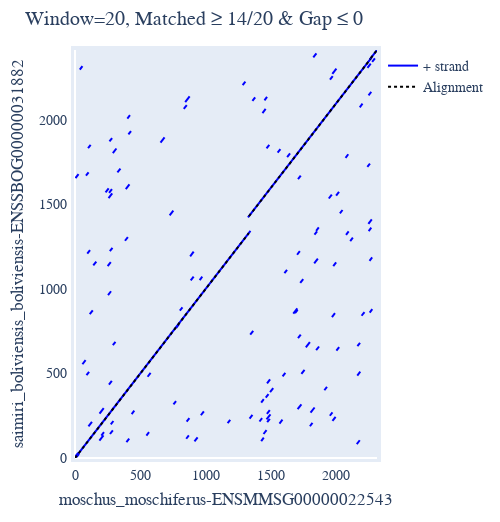

The cell this chart's notebook holds for it:
### Code cell
mafft_seqs_aligned.dotplot(name1 = 'moschus_moschiferus-ENSMMSG00000022543', name2 = 'saimiri_boliviensis_boliviensis-ENSSBOG00000031882')

### Figure 1 — Plotly figure (JSON) as saved in the notebook; plotly's stock layout.template omitted (floating-point values rounded to 4 significant figures; data arrays with more than 128 entries replaced by an {"elided": "..."} marker saying what was removed)
{"data": [{"line": {"color": "blue"}, "mode": "lines", "name": "+ strand", "showlegend": true, "type": "scatter", "x": {"elided": "356 int values"}, "xaxis": "x", "y": {"elided": "356 int values"}, "yaxis": "y"}, {"line": {"color": "black", "dash": "dot"}, "mode": "lines", "name": "Alignment", "showlegend": true, "type": "scatter", "x": [0.2, 1331.0, null, 1332.0, 2264.0, null, 2265.0, 2312.0], "xaxis": "x", "y": [0, 1331, null, 1431, 2363, null, 2367, 2414], "yaxis": "y"}], "layout": {"autosize": false, "font": {"family": "Balto", "size": 14}, "height": 522.0, "hovermode": "closest", "margin": {"b": 50, "l": 50, "pad": 4, "r": 50, "t": 50}, "showlegend": true, "title": {"text": "Window=20, Matched ≥ 14/20 & Gap ≤ 0"}, "width": 500, "xaxis": {"mirror": true, "range": [0, 2313], "showgrid": false, "showline": true, "title": {"text": "moschus_moschiferus-ENSMMSG00000022543"}, "visible": true}, "yaxis": {"mirror": true, "range": [0, 2415], "showgrid": false, "showline": true, "title": {"text": "saimiri_boliviensis_boliviensis-ENSSBOG00000031882"}, "visible": true}}}
